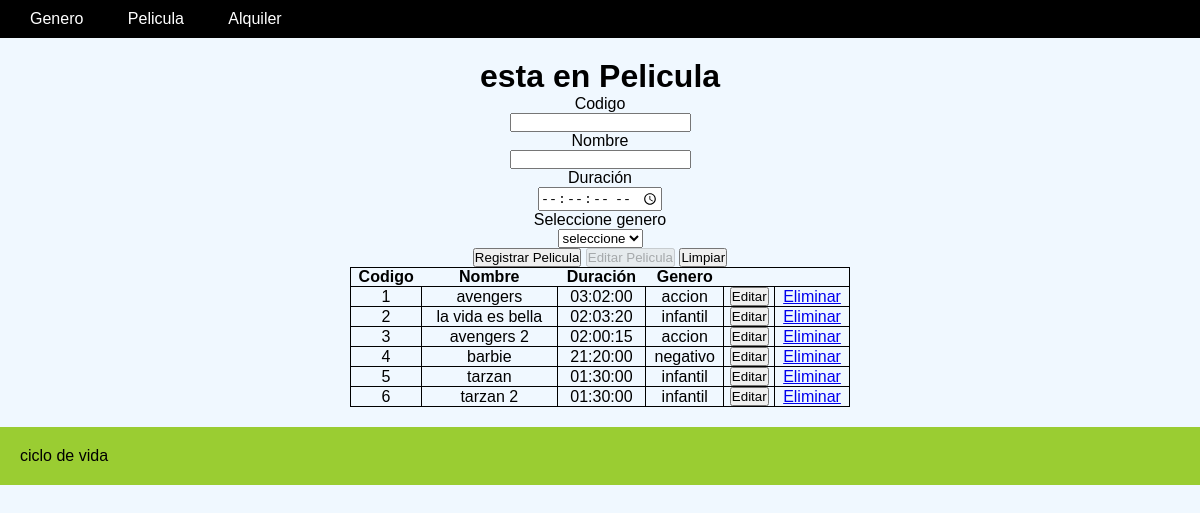
/pelicula, run on the app's committed database.
### tables this page shows
CREATE TABLE `pelicula` (
  `codigo` int(10) NOT NULL,
  `nombre` varchar(20) NOT NULL,
  `duracion` time NOT NULL,
  `genero_id` int(10) NOT NULL
);

### views/pelicula/peliculaVIew.php (called while the page is built, shortened)
<?php
class PeliculaView{
    function render(){
        require 'views/pelicula/pelicula.php';
    }
    function setGeneros($generos){
        $newGeneros = array();
        foreach($generos as $genero){
            $newGeneros[$genero->id] = $genero->nombre;
        }
        $this->generos = $newGeneros;
    }
    function setDatos($peliculas,$message=''){
        $this->peliculas = $peliculas;
        $this->render();
    }
}
?>

### index.php (called while the page is built, shortened)
<?php
require_once 'libs/database.php';
require_once 'libs/app.php';
$app = new App();
?>

### models/peliculaModel.php (called while the page is built, shortened)
<?php
class PeliculaModel{
    protected $db;
    function __construct()
    {
        $this->db = new Database();
    }
    function getPeliculas(){
        $peliculas = [];
        try{
            $query = $this->db->getPDO()->query('SELECT * FROM PELICULA');
            while($row = $query->fetch()){
                $pelicula = (object)Array();
                $pelicula->codigo = $row['codigo'];
                $pelicula->nombre = $row['nombre'];
                $pelicula->duracion = $row['duracion'];
                $pelicula->genero_id = $row['genero_id'];
                array_push($peliculas,$pelicula);
            }
            $this->db->closeConnect();
            return $peliculas;
        }catch(PDOException $e){
            $pelicula = (object)Array();
            $pelicula->codigo = 1;
            $pelicula->nombre = $e->getMessage();
            $pelicula->duracion = '';
            $pelicula->genero_id = 1;
            return [$pelicula];
        }
    }
}
?>

### libs/database.php (called while the page is built)
<?php
class Database
{
    private $host;
    private $db;
    private $user;
    private $password;
    private $charset;
    public $pdo;
    public function __construct()
    {
        $this->host = constant('HOST');
        $this->db = constant('DB');
        $this->user = constant('USER');
        $this->password = constant('PASSWORD');
        $this->charset = constant('CHARSET');
        $this->pdo = $this->connect();
    }
    function connect()
    {
        try {
            $connection = "mysql:host=" . $this->host . ";dbname=" . $this->db . ";charset=" . $this->charset;
            $options = [
                PDO::ATTR_ERRMODE => PDO::ERRMODE_EXCEPTION,
                PDO::ATTR_EMULATE_PREPARES => false,
            ];
            $pdo = new PDO($connection, $this->user, $this->password, $options);
            return $pdo;
        } catch (PDOException $e) {
            echo $e->getMessage();
        }
    }
    function getPDO(){
        return $this->pdo;
    }
    function closeConnect(){
        $this->pdo= null;
    }
}
?>

### models/generoModel.php (called while the page is built, shortened)
<?php
class GeneroModel {
    protected $db;
    function __construct()
    {
        $this->db = new Database();
    }
    function getGeneros(){
        $generos = [];
        try {
            $query = $this->db->getPDO()->query('SELECT * FROM GENERO');
            while ($row = $query->fetch()) {
                $genero = (object)array();
                $genero->id = $row['id'];
                $genero->nombre = $row['nombre'];
                array_push($generos, $genero);
            }
            $this->db->closeConnect();
            return $generos;
        } catch (PDOException $e) {
            $genero = (object)array();
                $genero->id = -1;
                $genero->nombre = 'error en el modelo';
            return [$genero];
        }
    }
}
?>

### views/pelicula/pelicula.php (the view, shortened to what this page needs)
<!DOCTYPE html>
<html lang="en">
<head>
</head>
<body>
    <?php require 'views/header.php' ?>
    <div id="main">
    <h1 class="center">esta en Pelicula</h1>
    <div class="center">
    <form action="<?php echo constant('URL');?>pelicula/registrar-pelicula" method="post">
            <p>
                <label for="codigo">Codigo</label><br>
                <input type="text" name="codigo" id="codigo" required>
            </p>
            <p>
                <label for="nombre">Nombre</label><br>
                <input type="text" name="nombre" id="nombre" required>
            </p>
            <p>
                <label for="duracion">Duración</label><br>
                <input type="time" name="duracion" id="duracion" step="1" required>
            </p>
            <p>
                <label for="genero">Seleccione genero</label><br>
                <select name="genero_id" id="genero_id" required>
                    <option name ="option" id="option" value="">seleccione</option>
                </select>
            </p>
            <input id="submit" type="submit" value="Registrar Pelicula">
            <input id="edit" type="button" value="Editar Pelicula" disabled>
            <input id="limpiar" type="button" value="Limpiar">
        </form>
    </div>
        <table>
            <thead>
                <tr>
                    <th>Codigo</th>
                    <th>Nombre</th>
                    <th>Duración</th>
                    <th>Genero</th>
                    <th></th>
                    <th></th>
                </tr>
            </thead>
            <tbody id="tbody-peliculas">
            <?php
                foreach ($this->peliculas as $pelicula){
            ?>
                <tr id="fila-<?php echo $pelicula->codigo;?>">
                    <td><?php echo $pelicula->codigo; ?></td>
                    <td ><?php echo $pelicula->nombre; ?></td>
                    <td ><?php echo $pelicula->duracion; ?></td>
                    <td ><?php echo $this->generos[$pelicula->genero_id]; ?></td>
                    <td><button class="editar"
                                data-id="<?php echo $pelicula->codigo; ?>"
                                data-nombre="<?php echo $pelicula->nombre; ?>"
                                data-duracion="<?php echo $pelicula->duracion; ?>"
                                data-genero_id="<?php echo $pelicula->genero_id; ?>"
                                data-genero_nombre="<?php echo $this->generos[$pelicula->genero_id]; ?>">
                            Editar
                        </button>
                    </td>
                    <td><a href="<?php  echo constant('URL') . 'pelicula/eliminar-pelicula/' . $pelicula->codigo ?>">Eliminar</a></td>
                </tr>
            <?php  }?>
            </tbody>
        </table>
    </div>
    <?php require 'views/footer.php' ?>
</body>
</html>

### libs/app.php (shortened to what this page needs)
<?php
class App
{
    function __construct()
    {
        $url = isset($_GET['url']) ? $_GET['url'] : null;
        $url = explode('/', $url);
        $fileControler = 'controllers/' . $url[0] . 'Controller.php';
        if (file_exists($fileControler)) {
            $nparams = sizeof($url);
            if ($nparams >1){
                $controller = new $nameController;
                $funcion = explode('-',$url[1]);
                if (sizeof($funcion)>1){
                $funcion[1] = ucfirst($funcion[1]);
                $funcion = $funcion[0] . $funcion[1];
                }
                if ($nparams>2){
                    $params =[];
                    for ( $i = 2; $i<$nparams; $i++){
                        array_push($params,$url[$i]);
                    }
                    $controller->{$funcion}($params);
                }else{
                    try {
                        $controller->{$funcion}();
                    } catch (Exception $err) {
                        echo "funcion no encontrada";
                    }
                }
            }else{
                $controller = new $nameController(true);
            }
        } else {
            $controller = new Errors();
        }
    }
}

### controllers/peliculaController.php (shortened to what this page needs)
<?php
require 'models/peliculaModel.php';
require 'models/generoModel.php';
require 'views/pelicula/peliculaView.php';
class PeliculaController{
    function __construct($metodo=false){
        $this->peliculaView = new PeliculaView();
        $this->peliculaModel = new PeliculaModel();
        $this->generoModel = new GeneroModel();
        $this->peliculaView->setGeneros($this->generoModel->getGeneros());
        if($metodo){
        $this->peliculaView->setDatos($this->peliculaModel->getPeliculas());
        }
    }
}
?>

### views/header.php (shortened to what this page needs)
<!DOCTYPE html>
<html lang="en">
<head>
    <link rel="stylesheet" href="<?php echo constant('URL');?>public/css/default.css">
</head>
<body>
    <div id="header">
        <ul>
            <li><a href="<?php echo constant('URL');?>genero">Genero</a></li>
            <li><a href="<?php echo constant('URL');?>pelicula">Pelicula</a></li>
            <li><a href="<?php echo constant('URL');?>alquiler">Alquiler</a></li>
        </ul>
    </div>
</body>
</html>

### views/footer.php
<div id="footer">
 ciclo de vida
</div>

### public/css/default.css (style rules this page uses)
* { padding: 0; margin: 0; }
body { font-family: Arial, Helvetica, sans-serif; background-color: aliceblue; }
table { width:100% }
table, tbody, tr, td { text-align: center; margin-left: auto; margin-right: auto; border: 1px solid black; border-collapse: collapse; }
#header { background: black; padding: 10px; }
#header ul li { list-style: none; display: inline; padding: 10px; }
#header ul li a { color: white; text-decoration: none; padding: 10px; }
#footer { background: yellowgreen; padding: 20px; }
#main { padding: 20px; width: 500px; margin: 0 auto; }
.center { text-align: center; }

### data on the page
pelicula: codigo "1", nombre "avengers", duracion "03:02:00", genero "accion"
pelicula: codigo "2", nombre "la vida es bella", duracion "02:03:20", genero "infantil"
pelicula: codigo "3", nombre "avengers 2", duracion "02:00:15", genero "accion"
pelicula: codigo "4", nombre "barbie", duracion "21:20:00", genero "negativo"
pelicula: codigo "5", nombre "tarzan", duracion "01:30:00", genero "infantil"
pelicula: codigo "6", nombre "tarzan 2", duracion "01:30:00", genero "infantil"
